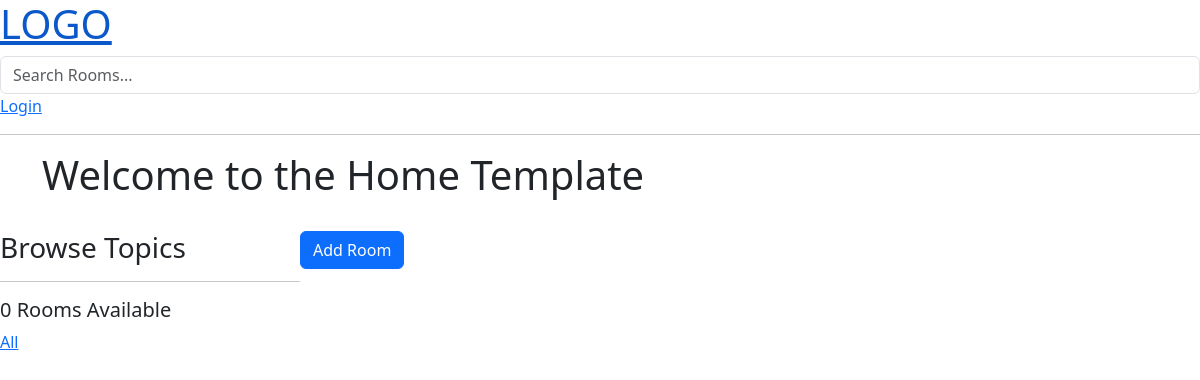
Page /?q=Javascript on the earlier database version.
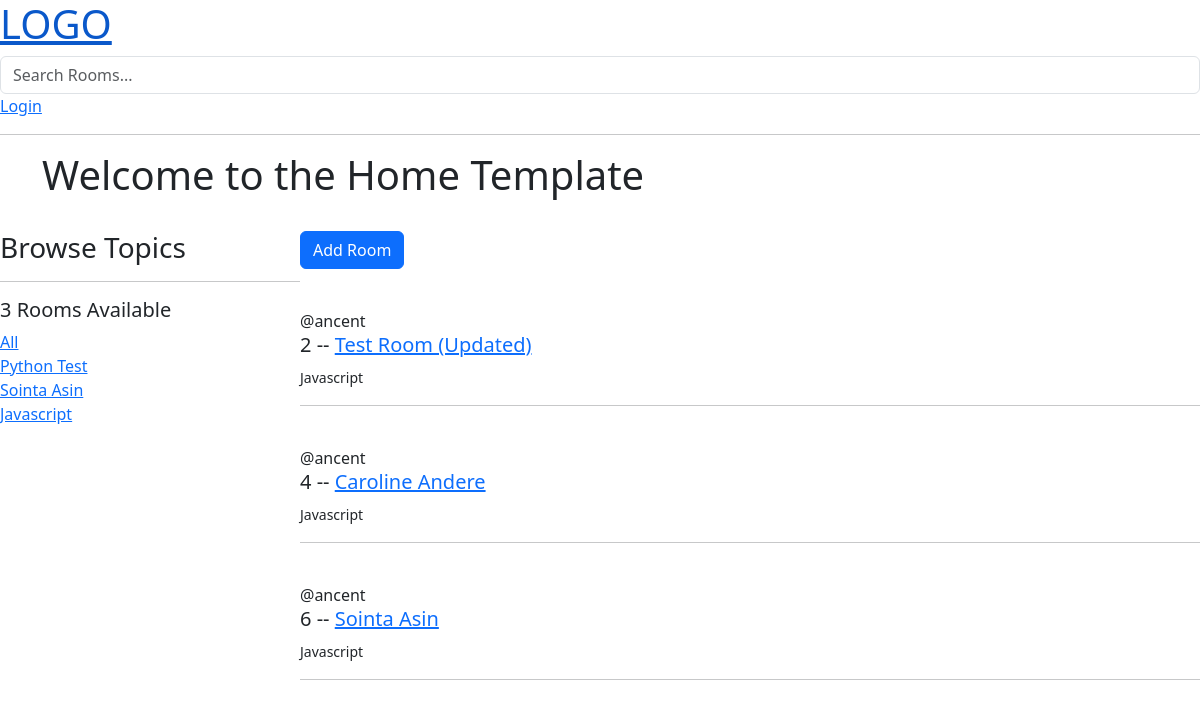
Same page on the later database version.
### base/models.py (models this page shows)
class Topic(models.Model):
    name = models.CharField(max_length=200)
    def __str__(self):
        return self.name

class Room(models.Model):
    host = models.ForeignKey(User, on_delete=models.SET_NULL, null=True)
    topic = models.ForeignKey(Topic, on_delete=models.SET_NULL, null=True)
    name = models.CharField('Name', max_length=200)
    description = models.TextField(null=True, blank=True)
    updated_at = models.DateTimeField(auto_now=True)
    created_at = models.DateTimeField(auto_now_add=True)

### base/views.py (the view)
# urls.py: path('', views.home, name="home"),
def home(request):
    q = request.GET.get('q') if request.GET.get('q') != None else ''
    rooms = Room.objects.filter(
        Q(topic__name__icontains=q) |
        Q(name__icontains=q) |
        Q(description__icontains=q)
        )
    topics = Topic.objects.all()
    room_count = rooms.count()
    context = {'rooms': rooms, 'topics': topics, 'room_count': room_count}
    return render(request, 'base/home.html', context)

### base/templates/base/home.html (shortened to what this page needs)
{% extends 'main.html' %}
{% block content %}
<div class="container">
    <h1>Welcome to the Home Template</h1><br/>
</div>
<div class="home-container">
    <div>
        <h3>Browse Topics</h3>
        <hr>
        <div>
            <h5>{{room_count}} Rooms Available</h5>
            <a href="{% url 'home' %}">All</a>
        </div>
        {% for topic in topics %}
        <div>
            <a href="{% url 'home' %}?q={{topic.name}}">{{topic}}</a>
        </div>
        {% endfor %}
    </div>
    <div>
        <a href="{% url 'create-room' %}" class="btn btn-primary">Add Room</a>
        <div >
            {% for room in rooms %}
            <div class="ml-5 mt-3 mb-3">
                <br>
                <span>@{{ room.host.username }}</span>
                <h5>{{room.id}} -- <a href="{% url 'room' room.id %}">{{room.name}}</a></h5>
                <small>{{room.topic.name}}</small>
                <hr>
            </div>
            {% endfor %}
        </div>
    </div>
</div>
{% endblock content %}

Differences in the rows shown:
added Topic: name "Python Test"
added Topic: name "Sointa Asin"
added Topic: name "Javascript"
now on this page (row edited): Room: host.username "ancent", id "2", name "Test Room (Updated)", topic.name "Javascript"
added Room: host.username "ancent", id "4", name "Caroline Andere", topic.name "Javascript"
added Room: host.username "ancent", id "6", name "Sointa Asin", topic.name "Javascript"
Other differences:
{{ room_count }}: "0" → "3"
